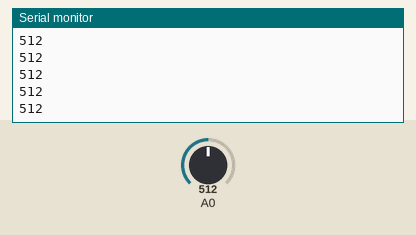
Simulated run of this sketch. Board: Arduino Uno, built with avr-gcc and run on an emulated ATmega328P. Shown: the last lines printed to the serial monitor. The test bench sets the inputs (shaded band); at power-on: A0 = 512.

Above: at 1.2 s.
1.3 s: A0 set to 610
At 1.35 s:
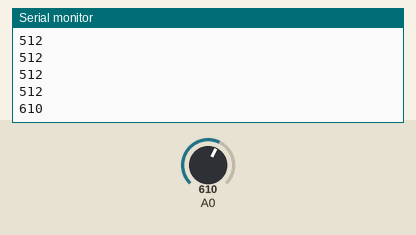
2.8 s: A0 set to 590
At 2.84 s:
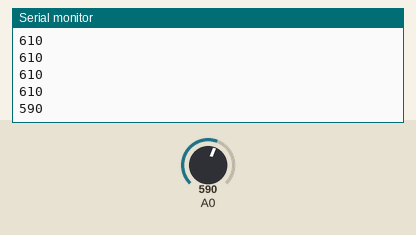
Timing chart, 0 to 5.8 s (numbered marks = the images above; inputs shaded):
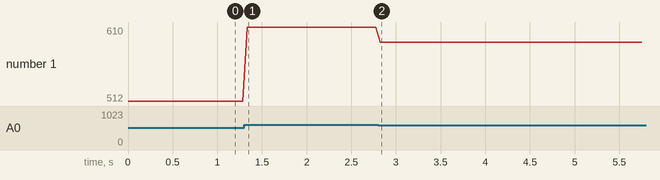

Measured:
- after the input at 1.3 s, the serial monitor: prints a new line at once (image 1)
- after the input at 2.8 s, the serial monitor: prints a new line at once (image 2)
- plotted number 1: 512 → 610 after the input at 1.3 s, 610 → 590 after the input at 2.8 s

The sketch:

Master.ino
```cpp
// Master
#include <SoftwareSerial.h>
SoftwareSerial BTSerial(2,3);
// sensor
int value;
//
void setup() {
  BTSerial.begin(9600);
  Serial.begin(9600);
}

void loop() {
  value = analogRead(A0);
  Serial.println(value);
  if (value <= 600) {
    BTSerial.write('0');
  } else {
    BTSerial.write('1');
  }
  delay(50);
}
```
